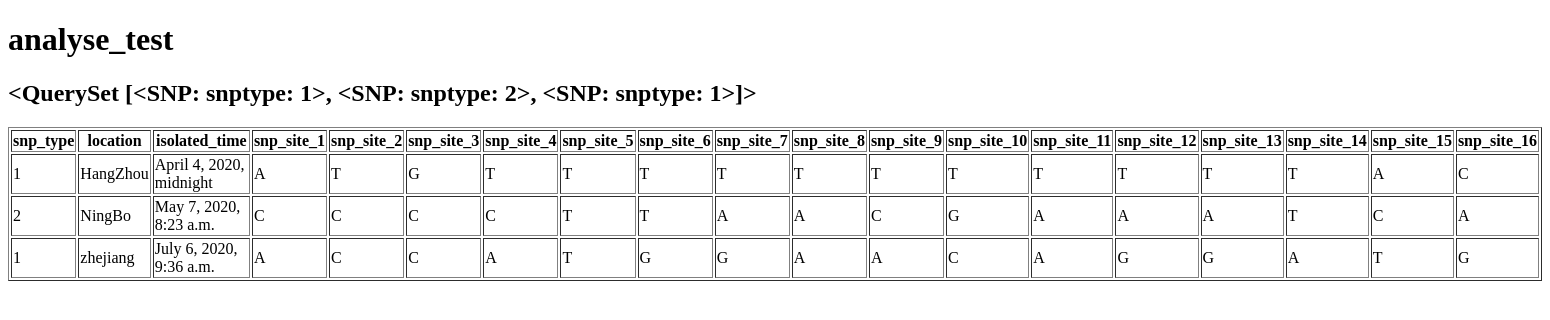
/analyse/, run on an earlier commit of the app's database.
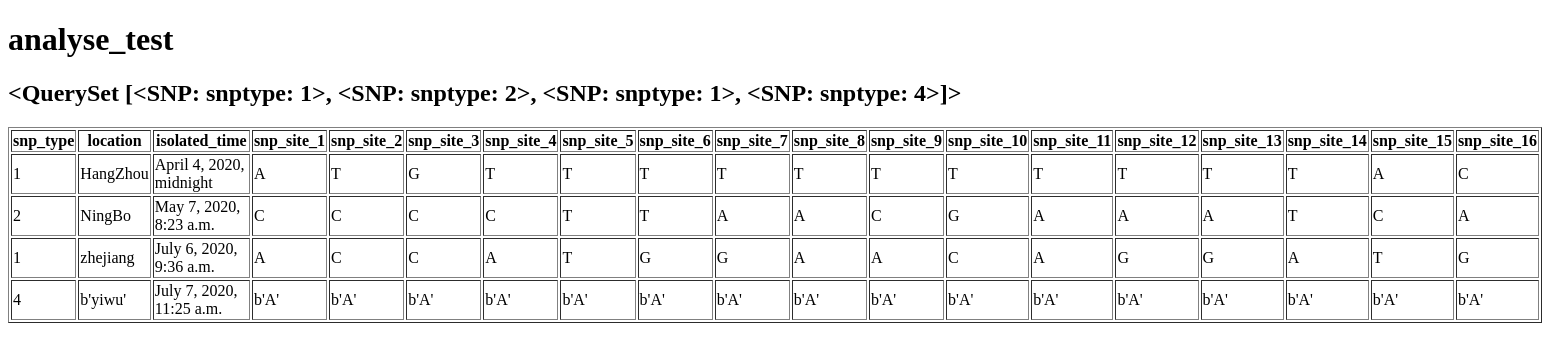
And on a later commit of the database.
### web/models.py (models this page shows, shortened)
class SNP(models.Model):
    location = models.CharField(verbose_name='分离地点', max_length=70)
    isolated_time = models.DateTimeField(verbose_name='分离时间')
    created_time = models.DateTimeField(verbose_name='创建时间', default=timezone.now)
    modified_time = models.DateTimeField(verbose_name='修改时间')
    snp_type = models.IntegerField(verbose_name='snp类型')
    snp_site_1 = models.CharField(max_length = 1)
    snp_site_2 = models.CharField(max_length = 1)
    snp_site_3 = models.CharField(max_length = 1)
    snp_site_4 = models.CharField(max_length = 1)
    snp_site_5 = models.CharField(max_length = 1)
    snp_site_6 = models.CharField(max_length = 1)
    snp_site_7 = models.CharField(max_length = 1)
    snp_site_8 = models.CharField(max_length = 1)
    snp_site_9 = models.CharField(max_length = 1)
    snp_site_10 = models.CharField(max_length = 1)
    snp_site_11 = models.CharField(max_length = 1)
    snp_site_12 = models.CharField(max_length = 1)
    snp_site_13 = models.CharField(max_length = 1)
    snp_site_14 = models.CharField(max_length = 1)
    snp_site_15 = models.CharField(max_length = 1)
    snp_site_16 = models.CharField(max_length = 1)
    author = models.ForeignKey(User,verbose_name='添加者', on_delete=models.CASCADE)
    class Meta:
        verbose_name = 'snp明细'
        verbose_name_plural = verbose_name
    def __str__(self):
        return 'snptype: '+ str(self.snp_type)

### web/views.py (the view)
# urls.py: path('analyse/', views.analyse, name='analyse'),
def analyse(request):
    text = SNP.objects.all()
    return render(request, 'web/analyse.html', context={'text': text} )

### templates/web/analyse.html (shortened to what this page needs)
<!DOCTYPE html>
<html lang="en">
<head>
</head>
<body>
<h1>analyse_test</h1>
<h2>
   {{ text }}
</h2>
    <table border="1">
        <tr>
            <th>snp_type</th>
            <th>location</th>
            <th>isolated_time</th>
            <th>snp_site_1</th>
            <th>snp_site_2</th>
            <th>snp_site_3</th>
            <th>snp_site_4</th>
            <th>snp_site_5</th>
            <th>snp_site_6</th>
            <th>snp_site_7</th>
            <th>snp_site_8</th>
            <th>snp_site_9</th>
            <th>snp_site_10</th>
            <th>snp_site_11</th>
            <th>snp_site_12</th>
            <th>snp_site_13</th>
            <th>snp_site_14</th>
            <th>snp_site_15</th>
            <th>snp_site_16</th>
        </tr>
            {% for i in text %}
                <tr>
                <td>{{ i.snp_type }}</td>
                <td>{{ i.location }}</td>
                <td>{{ i.isolated_time }}</td>
                <td>{{ i.snp_site_1 }}</td>
                <td>{{ i.snp_site_2 }}</td>
                <td>{{ i.snp_site_3 }}</td>
                <td>{{ i.snp_site_4 }}</td>
                <td>{{ i.snp_site_5 }}</td>
                <td>{{ i.snp_site_6 }}</td>
                <td>{{ i.snp_site_7 }}</td>
                <td>{{ i.snp_site_8 }}</td>
                <td>{{ i.snp_site_9 }}</td>
                <td>{{ i.snp_site_10 }}</td>
                <td>{{ i.snp_site_11 }}</td>
                <td>{{ i.snp_site_12 }}</td>
                <td>{{ i.snp_site_13 }}</td>
                <td>{{ i.snp_site_14 }}</td>
                <td>{{ i.snp_site_15 }}</td>
                <td>{{ i.snp_site_16 }}</td>
                </tr>
            {% endfor %}
    </table>
</body>
</html>

What changed in the data, as far as the page shows it:
computed for SNP "HangZhou": snp_type.snp_type "<QuerySet [<SNP: snptype: 1>, <SNP: snptype: 2>, <SNP: snptype: 1>]>" → "<QuerySet [<SNP: snptype: 1>, <SNP: snptype: 2>, <SNP: snptype: 1>, <SNP: snptype: 4>]>"
added SNP: snp_type "4", location "b'yiwu'", isolated_time "July 7, 2020, 11:25 a.m.", snp_site_1 "b'A'", snp_site_2 "b'A'", snp_site_3 "b'A'", snp_site_4 "b'A'", snp_site_5 "b'A'", snp_site_6 "b'A'", snp_site_7 "b'A'", snp_site_8 "b'A'", snp_site_9 "b'A'", snp_site_10 "b'A'", snp_site_11 "b'A'", snp_site_12 "b'A'", snp_site_13 "b'A'", snp_site_14 "b'A'", snp_site_15 "b'A'", snp_site_16 "b'A'"
